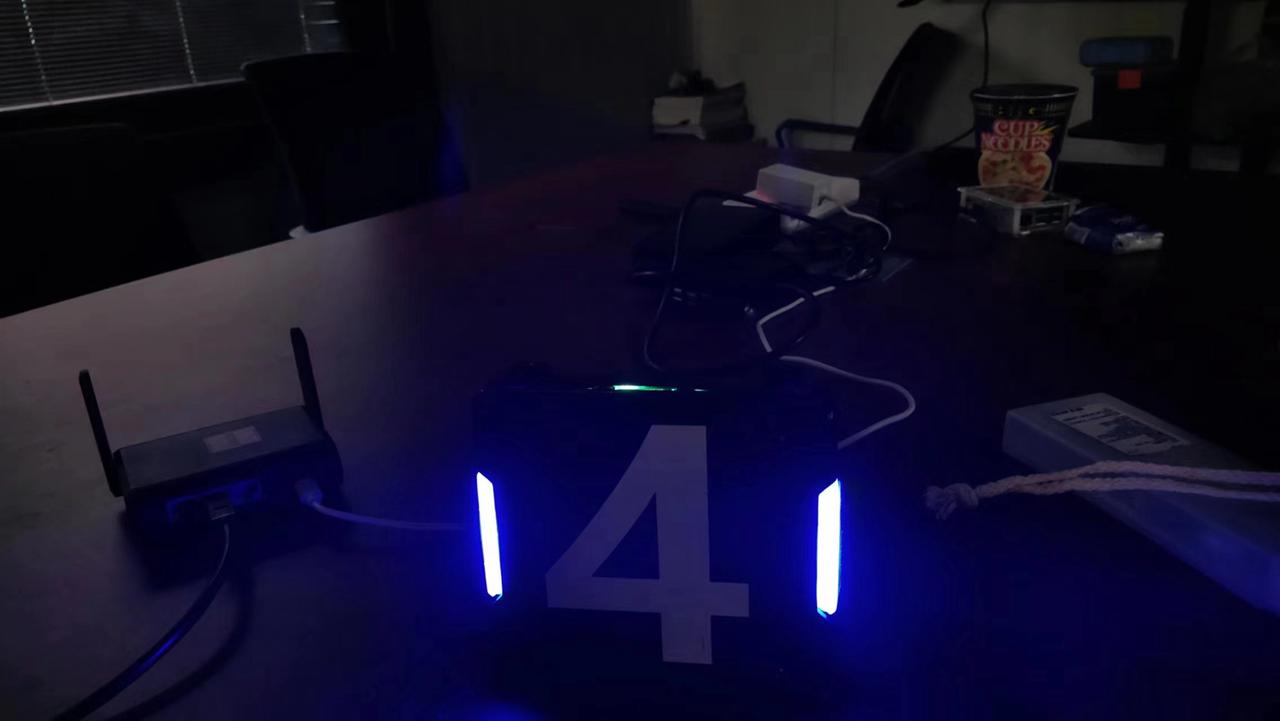
#> input picture test_1.jpg, 1280 x 721 px, found by its file name
$ python 7_1_binary.py
#> lines starting #> are read from the running program, lines starting #| are printed output that depends on the picture; after the words box and inside, x2 and y2 are one past the last pixel; in counts of white or black regions, pixels touching at a corner belong together
import cv2
import numpy as np

#图像二值化：threshold（src, thresh, maxval, type, dst）
#thresh：阈值
#maxval：当像素值超过阈值（或者小于阈值，取决于type），所赋予的值
#type：有三种阈值类型：THRESH_BINARY, THRESH_BINARY_INV, THRESH_TRUNC

#自适应阈值：adaptiveThreshold(src, maxValue, adaptiveMethod, thresholdType, blockSize, C)
#adaptiveMethod：指定计算阈值的方法，有两种：ADAPTIVE_THRESH_MEAN_C和ADAPTIVE_THRESH_GAUSSIAN_C
#blockSize：用来计算阈值的区域大小，必须是正数和奇数
#C：阈值计算方法的参数，一般情况下是一个常数

img = cv2.imread("/home/c/桌面/Opencv/test_1.jpg")
#> img is the input picture: shape (721, 1280, 3); mean B, G, R 44.1, 15.5, 18.3
img1 = cv2.cvtColor(img, cv2.COLOR_BGR2GRAY)
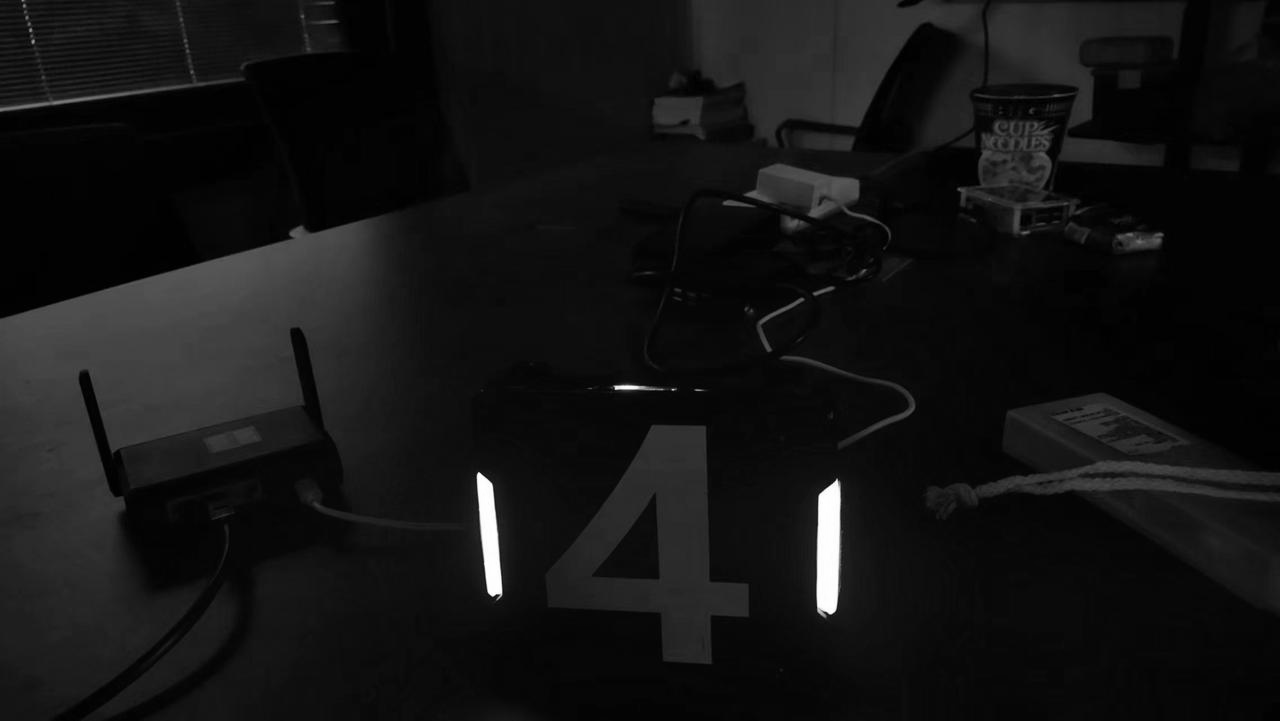
#> img1: shape (721, 1280); min 0, max 255, mean 19.6
ret, thresh = cv2.threshold(img1, 127, 255, cv2.THRESH_BINARY)
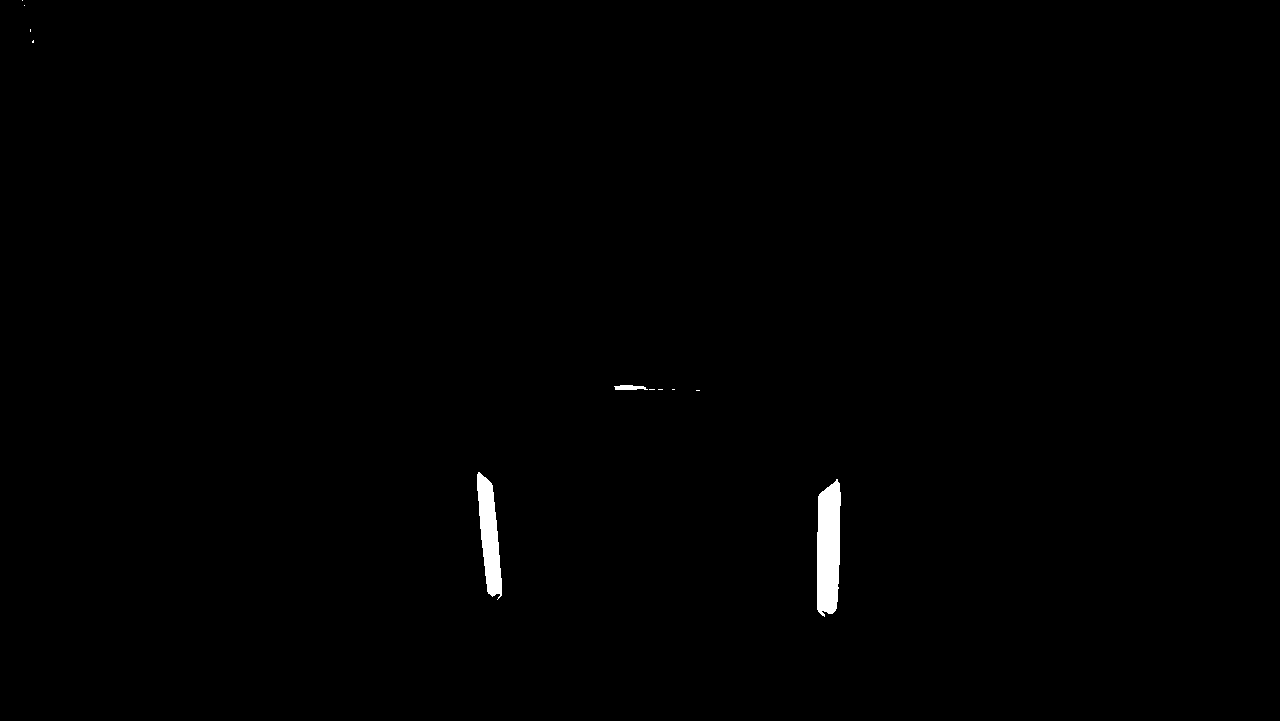
#> thresh: shape (721, 1280); 0.53% white; 11 white regions (8 under 20 px), largest, box (x1, y1, x2, y2) and area: (817, 479, 841, 617) 2789, (477, 472, 502, 600) 1899, (614, 385, 648, 390) 131
thresh1 = cv2.adaptiveThreshold(img1, 255, cv2.ADAPTIVE_THRESH_MEAN_C, cv2.THRESH_BINARY, 15, 2)
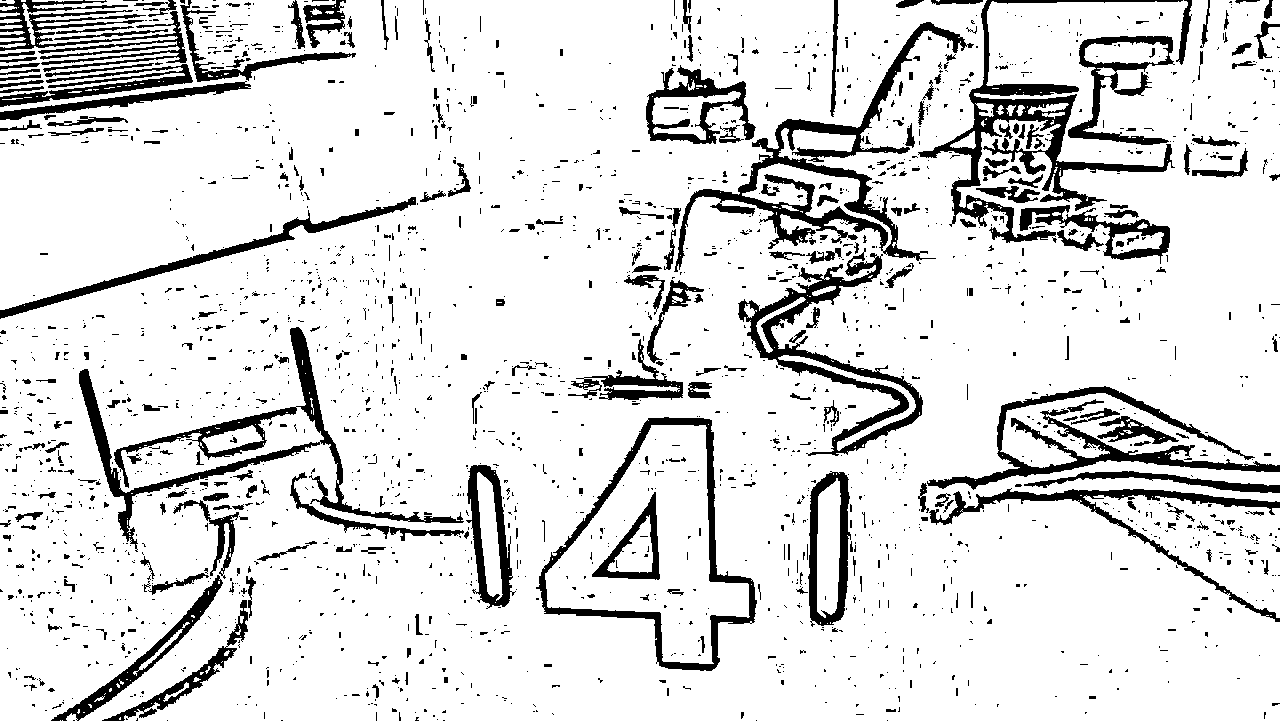
#> thresh1: shape (721, 1280); 87.1% white; 2213 black regions (1864 under 20 px), largest, box (x1, y1, x2, y2) and area: (674, 22, 974, 272) 9346, (918, 0, 1183, 243) 8794, (79, 327, 464, 552) 7977

cv2.imshow("img", img)
cv2.imshow("img1", img1)
cv2.imshow("thresh", thresh)
cv2.imshow("thresh1", thresh1)

key = cv2.waitKey(0)
#> (key Esc is pressed here)
